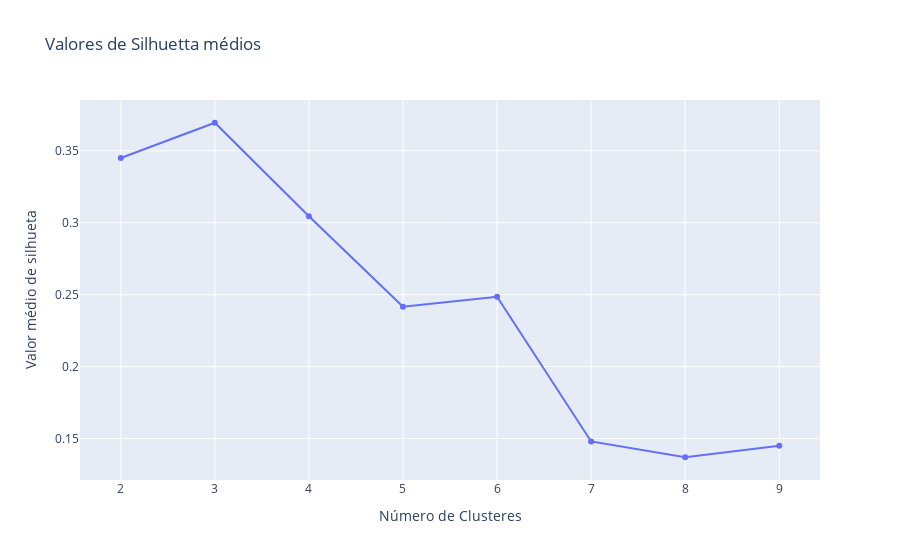

The notebook cell this image was saved under:
### Code cell
fig = go.Figure()
fig.add_trace(go.Scatter(x = faixan_n_cluster, y=valores_silhuetta))
fig.update_layout(
  title = "Valores de Silhuetta médios",
  xaxis_title = "Número de Clusteres",
  yaxis_title = "Valor médio de silhueta")

### Figure 1 — Plotly figure (JSON) as saved in the notebook; plotly's stock layout.template omitted (floating-point values rounded to 4 significant figures)
{"data": [{"type": "scatter", "x": [2, 3, 4, 5, 6, 7, 8, 9], "y": [0.345, 0.3695, 0.3046, 0.2416, 0.2485, 0.148, 0.137, 0.145]}], "layout": {"title": {"text": "Valores de Silhuetta médios"}, "xaxis": {"title": {"text": "Número de Clusteres"}}, "yaxis": {"title": {"text": "Valor médio de silhueta"}}}}
